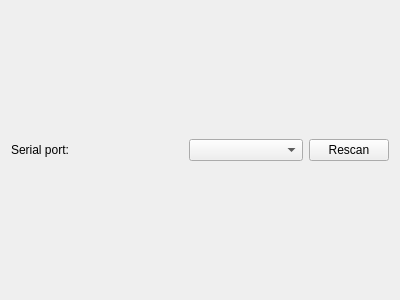
<?xml version="1.0" encoding="UTF-8"?>
<ui version="4.0">
 <class>SerialConfWidget</class>
 <widget class="QWidget" name="SerialConfWidget">
  <property name="geometry">
   <rect>
    <x>0</x>
    <y>0</y>
    <width>400</width>
    <height>300</height>
   </rect>
  </property>
  <property name="windowTitle">
   <string>Serial Configuration Widget</string>
  </property>
  <layout class="QHBoxLayout" name="horizontalLayout" stretch="3,2,1">
   <item>
    <widget class="QLabel" name="label">
     <property name="text">
      <string>Serial port:</string>
     </property>
    </widget>
   </item>
   <item>
    <widget class="QComboBox" name="serialPortsComboBox"/>
   </item>
   <item>
    <widget class="QPushButton" name="rescanSerialPortsButton">
     <property name="text">
      <string>Rescan</string>
     </property>
    </widget>
   </item>
  </layout>
 </widget>
 <resources/>
 <connections/>
</ui>
